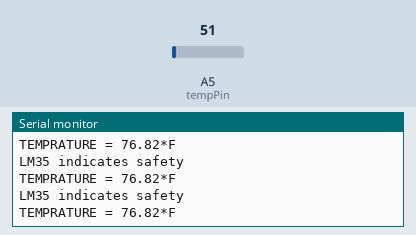
Bench run of a sketch on a simulated Arduino Uno, built with avr-gcc and run on an emulated ATmega328P. Parts: the last lines printed to the serial monitor. The inputs (shaded band) are chosen by the test bench; at power-on: A5 (tempPin) = 51.

Above: at 6.2 s.
6.3 s: A5 (tempPin) set to 73
At 7.4 s:
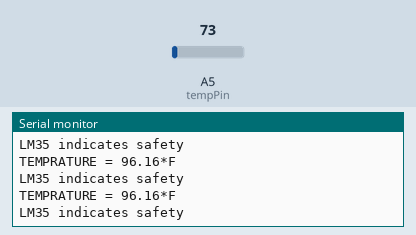
9.3 s: A5 (tempPin) set to 86
At 10.4 s:
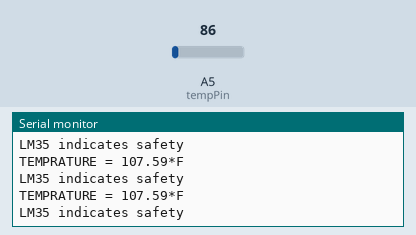
Timing chart, 0 to 12.3 s (numbered marks = the images above; inputs shaded):
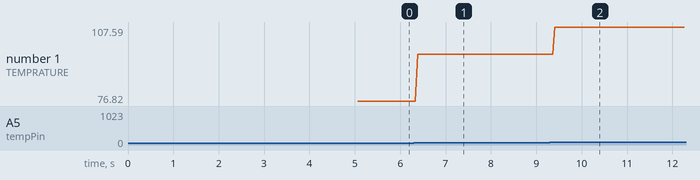

Measured:
- after the input at 6.3 s, the serial monitor: prints a new line after 0.08 s (image 1)
- after the input at 9.3 s, the serial monitor: prints a new line after 0.11 s (image 2)
- plotted number 1: 76.82 → 96.16 after the input at 6.3 s, 96.16 → 107.59 after the input at 9.3 s

The sketch:

Finalv1_Temp_Gas.ino
```cpp
int val;
int tempPin = 5;
boolean LM35_1 = false;

const int AOUTpin = 0;
const int DOUTpin = 8;
int limit;
int value;


void setup() {
  Serial.begin(9600);
  Serial.println("bootup successful");
  Serial.println("In exactly 5 seconds, the pulse sensor will calibrate and read your pulse to know your normal heartrate");
  pinMode(DOUTpin, INPUT);//sets the pin as an input to the arduino
  delay(5000);
}

void loop() {
  val = analogRead(tempPin);
  float mv = ( val / 1024.0) * 5000;
  float cel = mv / 10;
  float farh = (cel * 9) / 5 + 32;
  Serial.print("TEMPRATURE = ");
  Serial.print(farh);
  Serial.print("*F");
  Serial.println();
  if (farh > 150 || farh < -10) {
    (LM35_1 = true);
    Serial.println("Warning 1 for LM35");
    Serial.println("");
  }
  else {
    Serial.println("LM35 indicates safety");
    Serial.println("");
    return;
  }

  value = analogRead(AOUTpin);//reads the analaog value from the CO sensor's AOUT pin
  limit = digitalRead(DOUTpin);//reads the digital value from the CO sensor's DOUT pin
  Serial.print("CO value: ");
  Serial.println(value);//prints the CO value
  Serial.print("CO Limit: ");
  Serial.println(limit);//prints the limit reached as either LOW or HIGH (above or underneath)

  Serial.println("----------------------------------------------");
  delay(1000);


}
```
